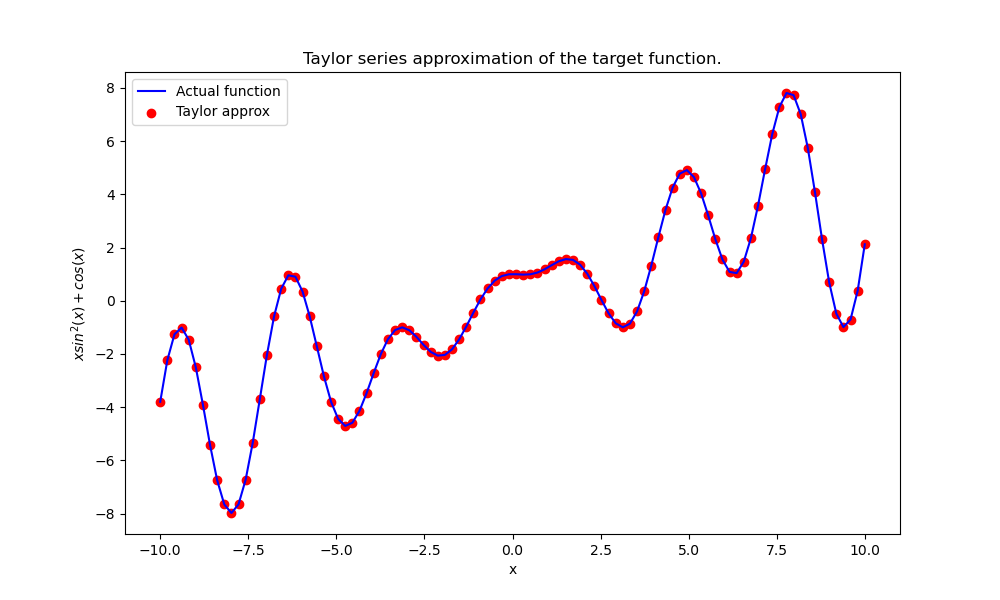

Reproduce this figure in Python.
import numpy as np
import sympy as sp
import matplotlib.pyplot as plt

def approximation(func:sp.Expr, start: float, end: float, degree: int, fixed_c: float) -> tuple[np.ndarray, np.ndarray]:

    x = sp.symbols('x')
    # print(func)
    # f = func(x) 
    n_terms = degree + 1  # Parameter in sp.series is the numver of terms
    taylor = sp.series(func, x, fixed_c, n_terms).removeO()  # Remove higher degree terms
    taylor_func = sp.lambdify(x, taylor, 'numpy')  # Generate callable function
    n = 100
    x = np.linspace(start, end, n)
    y = taylor_func(x)

    return x, y


x = sp.symbols('x')
test_func = x * (sp.sin(x))**2 + sp.cos(x)  # Symbol function
seris_x, series_y = approximation(func=test_func, start=-10.0, end=10.0, degree=99, fixed_c=0.0)

f = sp.lambdify(x, test_func, 'numpy')  # Generate callable function
test_x = np.linspace(-10.0, 10.0, 100)
test_y = f(test_x)


plt.figure(figsize=(10,6))
plt.plot(test_x, test_y, label='Actual function', color='b')
plt.scatter(seris_x, series_y, label='Taylor approx', color='r', marker='o')
plt.xlabel('x')
plt.ylabel(f'$x sin^2(x) + cos(x)$')
plt.title('Taylor series approximation of the target function.')
plt.legend()
plt.savefig('talyor.png')